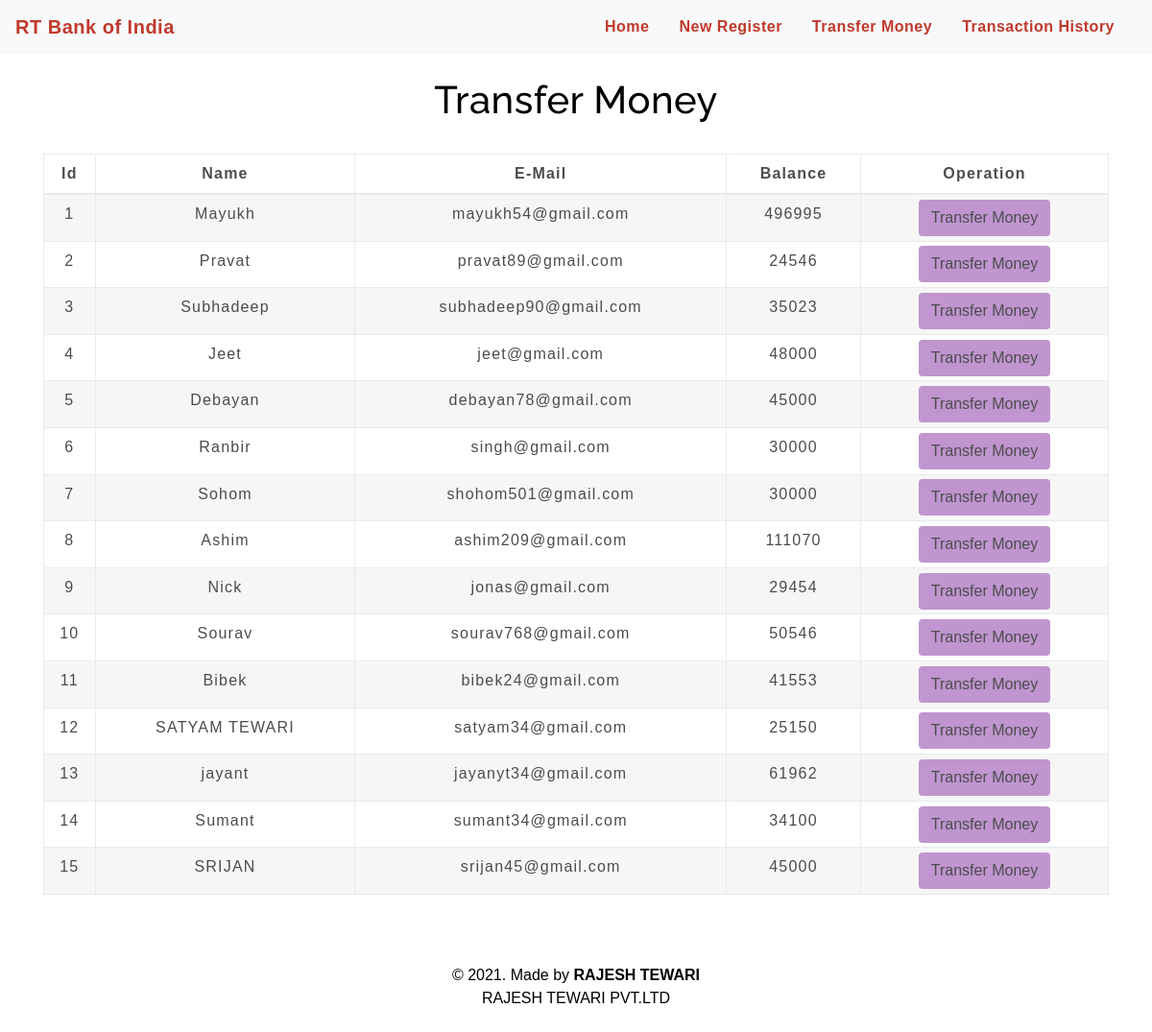
The app's page /transfermoney.php with its own data.
### tables this page shows
CREATE TABLE `users` (
  `id` int(3) NOT NULL,
  `name` text NOT NULL,
  `email` varchar(30) NOT NULL,
  `balance` int(8) NOT NULL
);

### transfermoney.php (the view, shortened to what this page needs)
<!DOCTYPE html>
<html lang="en">
<head>
    <link rel="stylesheet" href="https://maxcdn.bootstrapcdn.com/bootstrap/4.0.0/css/bootstrap.min.css">
    <link rel="stylesheet" type="text/css" href="css/table.css">
    <link rel="stylesheet" type="text/css" href="css/navbar.css">
</head>
<?php
    include 'config.php';
    $sql = "SELECT * FROM users";
    $result = mysqli_query($conn,$sql);
?>
<?php
  include 'navbar.php';
?>
<div class="container">
        <h2 class="text-center pt-4" style="color : black;">Transfer Money</h2>
        <br>
            <div class="row"  >
                <div class="col">
                    <div class="table-responsive-sm">
                    <table class="table table-hover table-sm table-striped table-condensed table-bordered" style="border-color:black;">
                        <thead style="color : black;">
                            <tr>
                            <th scope="col" class="text-center py-2">Id</th>
                            <th scope="col" class="text-center py-2">Name</th>
                            <th scope="col" class="text-center py-2">E-Mail</th>
                            <th scope="col" class="text-center py-2">Balance</th>
                            <th scope="col" class="text-center py-2">Operation</th>
                            </tr>
                        </thead>
                        <tbody>
                <?php
                    while($rows=mysqli_fetch_assoc($result)){
                ?>
                    <tr style="color : black;">
                        <td class="py-2"><?php echo $rows['id'] ?></td>
                        <td class="py-2"><?php echo $rows['name']?></td>
                        <td class="py-2"><?php echo $rows['email']?></td>
                        <td class="py-2"><?php echo $rows['balance']?></td>
                        <td><a href="selecteduserdetail.php?id= <?php echo $rows['id'] ;?>"> <button type="button" class="btn" style="background-color : #A569BD;">Transfer Money</button></a></td>
                    </tr>
                <?php
                    }
                ?>
                        </tbody>
                    </table>
                    </div>
                </div>
            </div>
         </div>
         <footer class="text-center mt-5 py-2">
            <p>&copy 2021. Made by <b>RAJESH TEWARI</b> <br> RAJESH TEWARI PVT.LTD</p>
        </footer>
</body>
</html>

### navbar.php (shortened to what this page needs)
<nav class="navbar navbar-expand-md navbar-light bg-light">
<a class="navbar-brand" href="index.php" style="color : #C0392B;"><b>RT Bank of India</b></a>
<div class="collapse navbar-collapse" id="collapsibleNavbar">
      <ul class="navbar-nav ml-auto">
        <li class="nav-item">
          <a class="nav-link" href="index.php" style="color : #C0392B;"><b>Home</b></a>
        </li>
        <li class="nav-item">
          <a class="nav-link" href="createuser.php" style="color : #C0392B;"><b> New Register</b></a>
        </li>
        <li class="nav-item">
          <a class="nav-link" href="transfermoney.php" style="color : #C0392B;"><b>Transfer Money</b></a>
        </li>
        <li class="nav-item">
          <a class="nav-link" href="transactionhistory.php" style="color : #C0392B;"><b>Transaction History</b></a>
        </li>
    </div>
 </nav>

### css/table.css (style rules this page uses)
* { padding: 0; margin: 0; box-sizing: border-box; font-family: sans-serif; }
h2 { font-size: 40px; }
table { letter-spacing: 1.2px; }
td { text-align: center; }
button { border:none; background: #d9d9d9; transition: 1s; }

### css/navbar.css (style rules this page uses)
.nav-link { margin-right: 15px; color:#2F363F; letter-spacing: 0.5px; transition: 0.5s; }
.navbar-brand { color: #4C4B4B; letter-spacing: 0.5px; }
h2 { color: #4C4B4B; letter-spacing: 0.5px; font-family: raleway; }

### transfermoney.php (style rules this page uses)
button { transition: 1.5s; }
.row { background-color: white; opacity: 0.7; }

### records on screen
users: id "1", name "Mayukh", email "mayukh54@gmail.com", balance "496995"
users: id "2", name "Pravat", email "pravat89@gmail.com", balance "24546"
users: id "3", name "Subhadeep", email "subhadeep90@gmail.com", balance "35023"
users: id "4", name "Jeet", email "jeet@gmail.com", balance "48000"
users: id "5", name "Debayan", email "debayan78@gmail.com", balance "45000"
users: id "6", name "Ranbir", email "singh@gmail.com", balance "30000"
users: id "7", name "Sohom", email "shohom501@gmail.com", balance "30000"
users: id "8", name "Ashim", email "ashim209@gmail.com", balance "111070"
users: id "9", name "Nick", email "jonas@gmail.com", balance "29454"
users: id "10", name "Sourav", email "sourav768@gmail.com", balance "50546"
users: id "11", name "Bibek", email "bibek24@gmail.com", balance "41553"
users: id "12", name "SATYAM TEWARI", email "satyam34@gmail.com", balance "25150"
users: id "13", name "jayant", email "jayanyt34@gmail.com", balance "61962"
users: id "14", name "Sumant", email "sumant34@gmail.com", balance "34100"
users: id "15", name "SRIJAN", email "srijan45@gmail.com", balance "45000"
